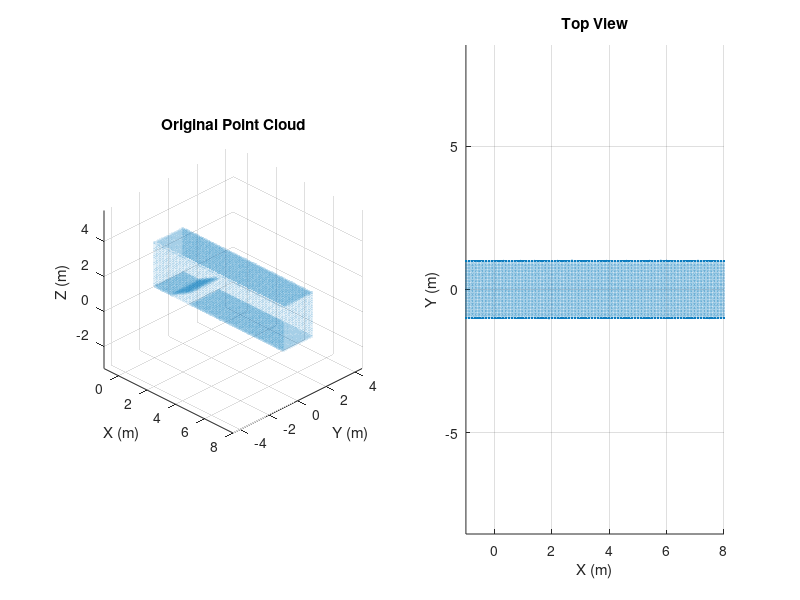

MATLAB code for this plot: (Note: this script raises an error after producing the figure.)
% Generate a corridor scene with walls, ceiling and stairs at the end
% The scene will be represented as a point cloud

%% Scene Parameters
% Corridor dimensions
corridor_length = 8.0;    % meters
corridor_width = 2.0;     % meters
corridor_height = 2.5;    % meters
resolution = 0.05;        % 5cm grid

% Stairs parameters
num_stairs = 5;
stair_height = 0.15;      % meters
stair_depth = 0.30;       % meters
stairs_width = 1.6;       % slightly narrower than corridor

%% Generate Base Points
% Initialize point cloud
points = [];

% Generate floor points (including stairs)
[X, Y] = meshgrid(-1:resolution:corridor_length, -corridor_width/2:resolution:corridor_width/2);
Z = zeros(size(X));

% Add stairs
for i = 1:num_stairs
    stair_start = (i-1) * stair_depth;
    mask = X >= stair_start & X < (stair_start + stair_depth);
    Z(mask) = (i-1) * stair_height;
end

% Add floor points with small random jitter for more natural edges
jitter = 0.002;  % 2mm random variation
floor_points = [X(:), Y(:), Z(:) + jitter * randn(numel(X), 1)];
points = [points; floor_points];

% Generate side walls (only walls, no end caps)
wall_resolution = 0.1;  % 10cm grid for walls
[X_wall, Z_wall] = meshgrid(-1:wall_resolution:corridor_length, 0:wall_resolution:corridor_height);

% Left wall
Y_left = ones(size(X_wall)) * (-corridor_width/2);
left_wall = [X_wall(:), Y_left(:), Z_wall(:)];

% Right wall
Y_right = ones(size(X_wall)) * (corridor_width/2);
right_wall = [X_wall(:), Y_right(:), Z_wall(:)];

% Add walls with small random jitter
wall_jitter = 0.002;
points = [points; 
         left_wall + wall_jitter * randn(size(left_wall));
         right_wall + wall_jitter * randn(size(right_wall))];
     
% Generate ceiling
[X_ceiling, Y_ceiling] = meshgrid(-1:resolution:corridor_length, -corridor_width/2:resolution:corridor_width/2);
Z_ceiling = ones(size(X_ceiling)) * corridor_height;

% Add ceiling points with jitter
ceiling_points = [X_ceiling(:), Y_ceiling(:), Z_ceiling(:) + jitter * randn(numel(X_ceiling), 1)];
points = [points; ceiling_points];

%% Process Point Cloud
% Create point cloud visualization
figure('Name', 'Corridor Scene with Stairs');

% 3D scatter plot of the point cloud
subplot(1,2,1)
scatter3(points(:,1), points(:,2), points(:,3), '.', 'MarkerEdgeAlpha', 0.1);
title('Original Point Cloud');
xlabel('X (m)'); ylabel('Y (m)'); zlabel('Z (m)');
axis equal;
view(45, 30);
grid on;

% Top view
subplot(1,2,2)
scatter(points(:,1), points(:,2), '.', 'MarkerEdgeAlpha', 0.1);
title('Top View');
xlabel('X (m)'); ylabel('Y (m)');
axis equal;
grid on;

%% Process Tomograms
% Create and process tomograms
tomogram = TomogramProcessor(0.20, 0.10);  % 10cm slice interval, 5cm grid resolution
tomogram = tomogram.loadPointCloud(points);
tomogram = tomogram.processTomograms();

% Visualize all tomogram slices
tomogram.visualizeSlices();

% Save the processed data
save('corridor_scene.mat', 'points', 'tomogram');

% Print scene statistics
fprintf('\nScene Statistics:\n');
fprintf('Corridor length: %.1f m\n', corridor_length);
fprintf('Corridor width: %.1f m\n', corridor_width);
fprintf('Corridor height: %.1f m\n', corridor_height);
fprintf('Number of stairs: %d\n', num_stairs);
fprintf('Stair height: %.2f m\n', stair_height);
fprintf('Stair depth: %.2f m\n', stair_depth);
fprintf('Number of points: %d\n', size(points, 1));
fprintf('Number of tomogram slices: %d\n', tomogram.N + 1); 